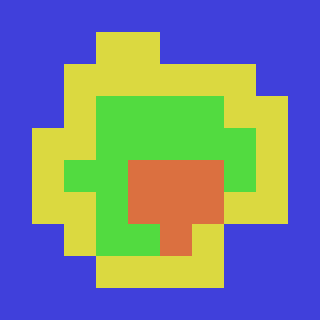

Rendered tile map (Tiled .tmx) drawn with the repository's tilesets; below, a short description and the full map source, tile grids included:
An orthogonal 10x10 tile map with 32x32 px tiles, 1 tile layer (Tile Layer 1).

<map version="1.0" orientation="orthogonal" width="10" height="10" tilewidth="32" tileheight="32">
 <tileset firstgid="1" name="Simple Tileset" tilewidth="32" tileheight="32">
  <image source="simple_tileset.png" width="128" height="32" />
 </tileset>
 <layer name="Tile Layer 1" width="10" height="10">
  <data>
   <tile gid="1" />
   <tile gid="1" />
   <tile gid="1" />
   <tile gid="1" />
   <tile gid="1" />
   <tile gid="1" />
   <tile gid="1" />
   <tile gid="1" />
   <tile gid="1" />
   <tile gid="1" />
   <tile gid="1" />
   <tile gid="1" />
   <tile gid="1" />
   <tile gid="2" />
   <tile gid="2" />
   <tile gid="1" />
   <tile gid="1" />
   <tile gid="1" />
   <tile gid="1" />
   <tile gid="1" />
   <tile gid="1" />
   <tile gid="1" />
   <tile gid="2" />
   <tile gid="2" />
   <tile gid="2" />
   <tile gid="2" />
   <tile gid="2" />
   <tile gid="2" />
   <tile gid="1" />
   <tile gid="1" />
   <tile gid="1" />
   <tile gid="1" />
   <tile gid="2" />
   <tile gid="3" />
   <tile gid="3" />
   <tile gid="3" />
   <tile gid="3" />
   <tile gid="2" />
   <tile gid="2" />
   <tile gid="1" />
   <tile gid="1" />
   <tile gid="2" />
   <tile gid="2" />
   <tile gid="3" />
   <tile gid="3" />
   <tile gid="3" />
   <tile gid="3" />
   <tile gid="3" />
   <tile gid="2" />
   <tile gid="1" />
   <tile gid="1" />
   <tile gid="2" />
   <tile gid="3" />
   <tile gid="3" />
   <tile gid="4" />
   <tile gid="4" />
   <tile gid="4" />
   <tile gid="3" />
   <tile gid="2" />
   <tile gid="1" />
   <tile gid="1" />
   <tile gid="2" />
   <tile gid="2" />
   <tile gid="3" />
   <tile gid="4" />
   <tile gid="4" />
   <tile gid="4" />
   <tile gid="2" />
   <tile gid="2" />
   <tile gid="1" />
   <tile gid="1" />
   <tile gid="1" />
   <tile gid="2" />
   <tile gid="3" />
   <tile gid="3" />
   <tile gid="4" />
   <tile gid="2" />
   <tile gid="1" />
   <tile gid="1" />
   <tile gid="1" />
   <tile gid="1" />
   <tile gid="1" />
   <tile gid="1" />
   <tile gid="2" />
   <tile gid="2" />
   <tile gid="2" />
   <tile gid="2" />
   <tile gid="1" />
   <tile gid="1" />
   <tile gid="1" />
   <tile gid="1" />
   <tile gid="1" />
   <tile gid="1" />
   <tile gid="1" />
   <tile gid="1" />
   <tile gid="1" />
   <tile gid="1" />
   <tile gid="1" />
   <tile gid="1" />
   <tile gid="1" />
  </data>
 </layer>
</map>
